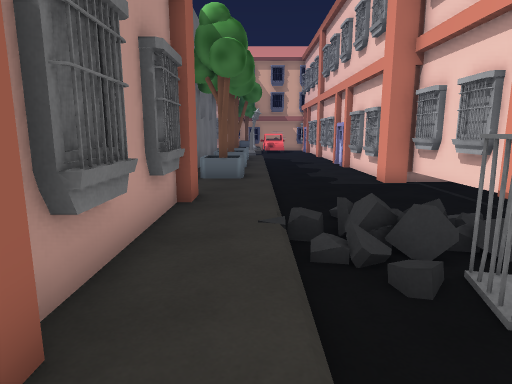
[1] (above)

17 first-person views from a walk through a Unity game level. The camera is 1.4 m above the floor, tilts 10° down and sees 75° across. The floor is counted in squares, 1 m on a side. Each view is taken from the middle of a square. On the plan, view 1 faces up. The plan holds only what a view shows up to about 15 squares ahead; the rest is blank. The place goes on beyond the plan. The player is left out. Some animated figures are not drawn.

[2]
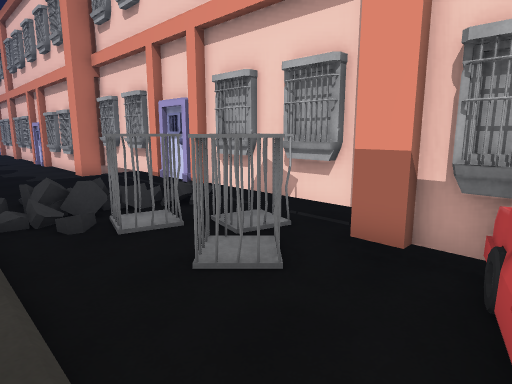

[3]
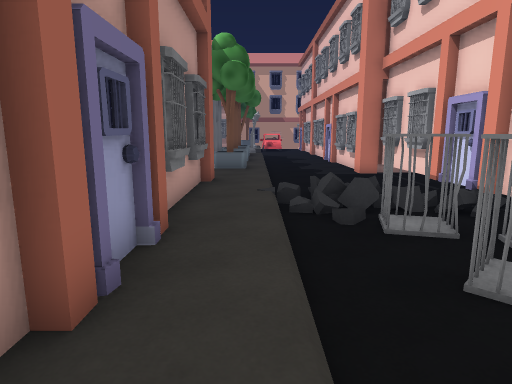

[4]
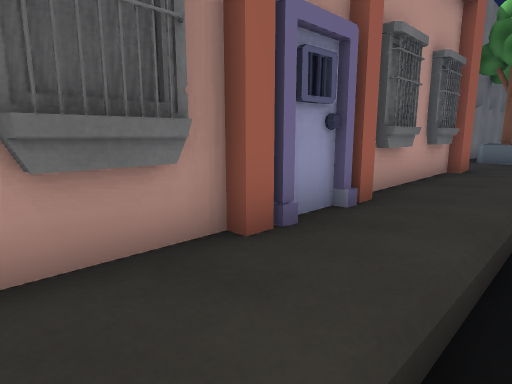

[5]
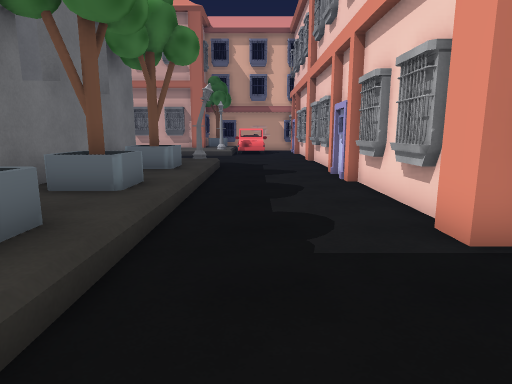

[6]
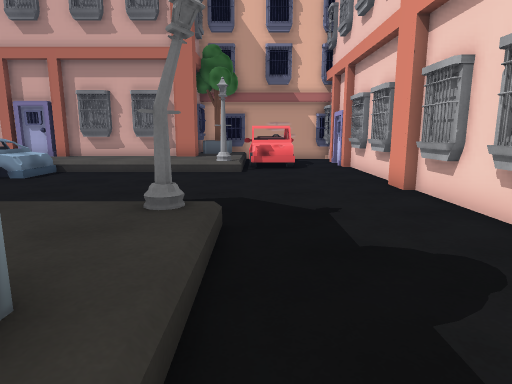

[7]
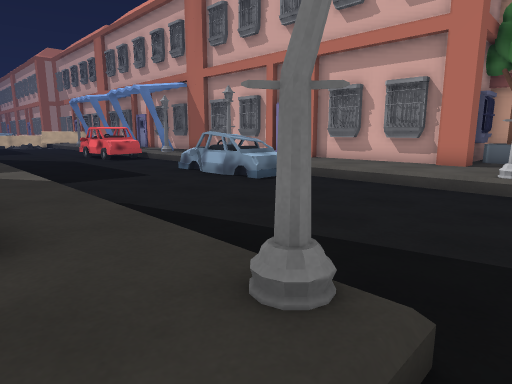

[8]
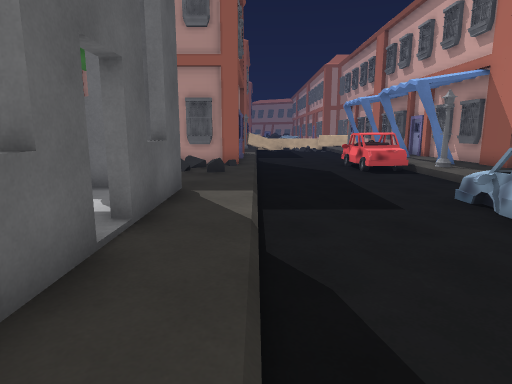

[9]
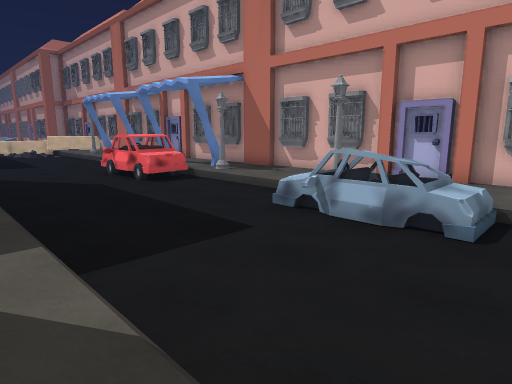

[10]
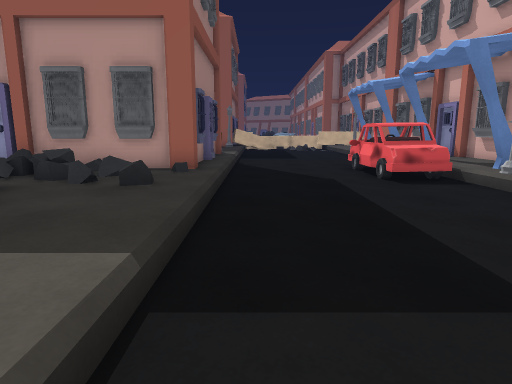

[11]
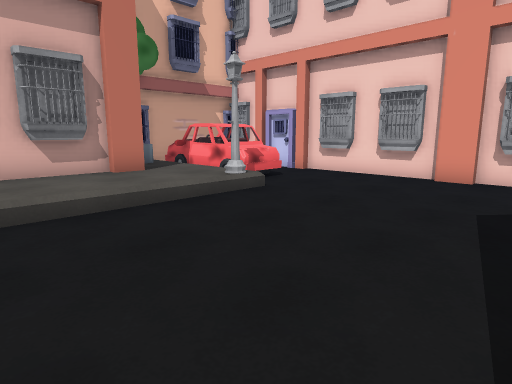

[12]
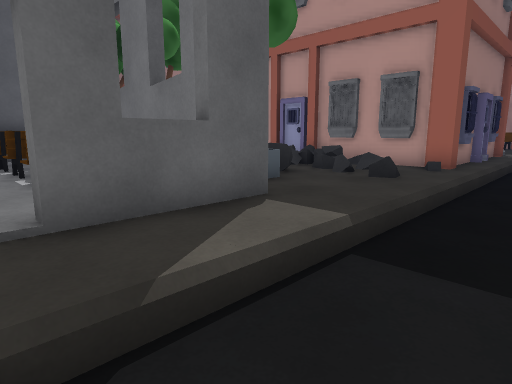

[13]
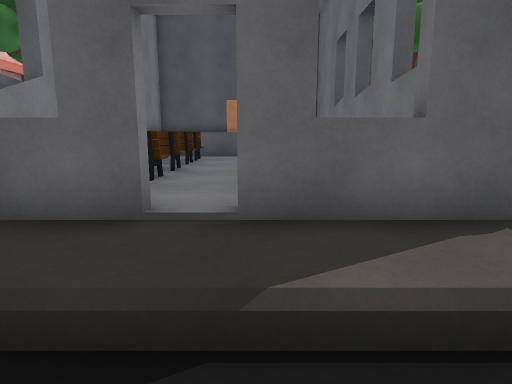

[14]
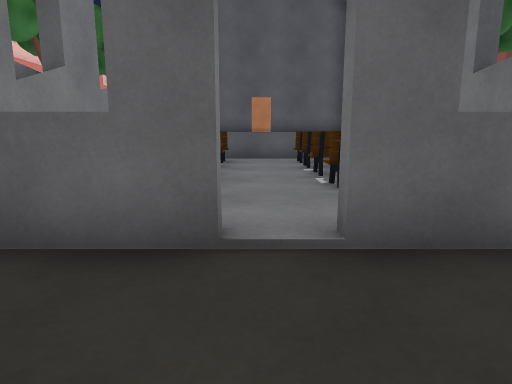

[15]
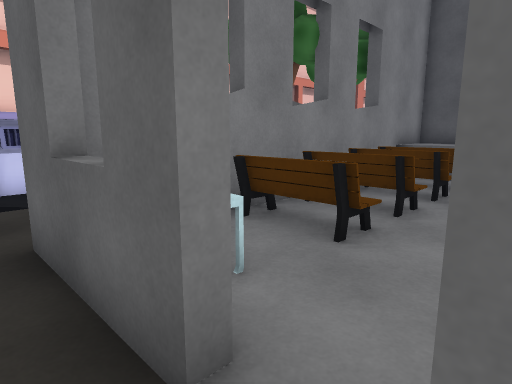

[16]
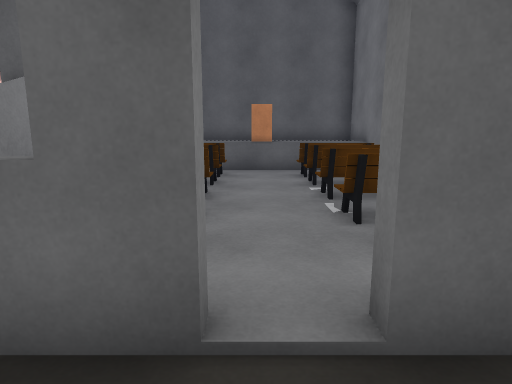

[17]
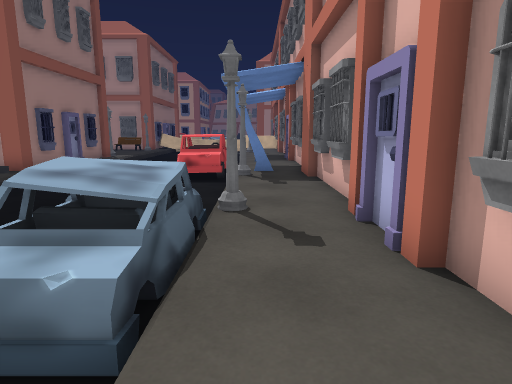

### Floor plan
Key: @ floor where view 1 was taken; # wall or solid block; x gap in a wall; . main floor; : floor 0.25 m higher than the main floor; + floor 0.5 m higher than the main floor; * floor 1 m higher than the main floor; / step, stairs or slope; = window, fence, low wall or low ledge; ^ raised ledge; T tree; B building; C cage; A car; S streetlight; E bench; R orange block; K desk; O other object.
Columns run from 22 left of view 1 to 6 right of it. Each row starts with its distance up from view 1.
 36                     ######
 35                     BTTBB
 34                     #TTA   #
 33                     #++AA  #
 32 ##B#############B####++AA..#
 31  ++++++++++++++++++++++AA..#
 30  O+++O+S++++S+++++++++SA...#
 29   AAAA//////AAAA///////....#
 28   AAAA......AAAA/..........#
 27 .AAAAA......AAAA...........#
 26 ...........................#
 25 ...........................#
 24 ...........................#
 23 ...........................#
 22 //////////////////////S....#
 21 ######///++++++++++++++....#
 20      #+//+++##=x+####++....#
 19      #+/++TT# +++KKK#T+....#
 18      #B#+=TT# +++++#TT+....#
 17      ##=    #EE++EE##++....#
 16      #      #EE++EE##++....#
 15      #    TT# *++**##T+....#
 14      #     T#EE++EE#TT+....#
 13      B      # +++++##++....#
 12           OO#EE++EE##T+....##
 11           OO##+##++#TT+.....#
 10             #^^RR^^^ ++.....#
  9             #^^^^^^^ ++.....#
  8                      ++.....#
  7                     ##+.:..B#
  6                     #B+===###
  5                     #B+#==#B#
  4                     #++./C#B#
  3                     #B+./C.B#
  2                     #B+...CC#
  1                     #B+..C.C#
  0                     #B@..C..#
 -1                     #++....##
 -2                     #B+ ..A#
 -3                     #++.AAA

Positions as (right, up) in squares from view 1, and headings:
1: (0, 0), facing up
2: (0, -3), facing up-right
3: (0, -3), facing up
4: (1, -3), facing up-left
5: (2, 8), facing up
6: (1, 17), facing up
7: (1, 20), facing up-left
8: (-2, 22), facing left
9: (-5, 21), facing up-left
10: (-7, 23), facing left
11: (-6, 23), facing up-right
12: (-6, 24), facing down-left
13: (-7, 24), facing down
14: (-6, 23), facing down
15: (-7, 21), facing down-right
16: (-6, 22), facing down
17: (-4, 30), facing left
